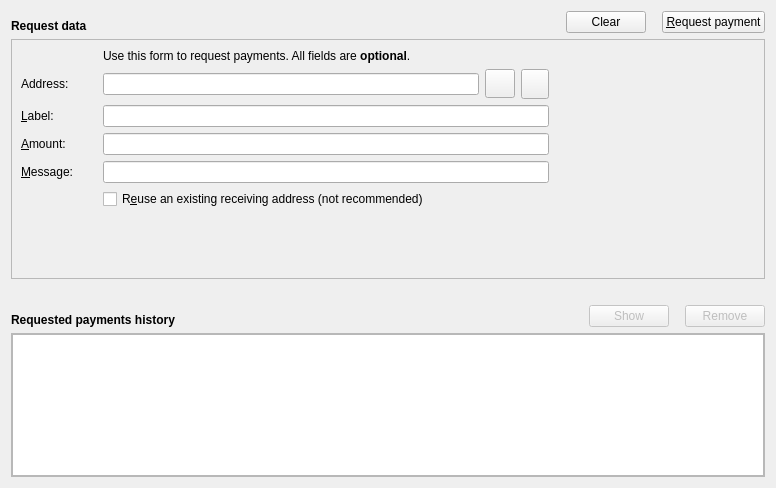
<?xml version="1.0" encoding="UTF-8"?>
<ui version="4.0">
 <class>ReceiveCoinsDialog</class>
 <widget class="QWidget" name="ReceiveCoinsDialog">
  <property name="geometry">
   <rect>
    <x>0</x>
    <y>0</y>
    <width>776</width>
    <height>488</height>
   </rect>
  </property>
  <layout class="QVBoxLayout" name="verticalLayout">
   <item>
    <layout class="QHBoxLayout" name="horizontalLayout">
     <item>
      <widget class="QLabel" name="label_7">
       <property name="font">
        <font>
         <weight>75</weight>
         <bold>true</bold>
        </font>
       </property>
       <property name="text">
        <string>Request data</string>
       </property>
       <property name="alignment">
        <set>Qt::AlignBottom|Qt::AlignLeading|Qt::AlignLeft</set>
       </property>
      </widget>
     </item>
     <item>
      <spacer name="horizontalSpacer_6">
       <property name="orientation">
        <enum>Qt::Horizontal</enum>
       </property>
       <property name="sizeType">
        <enum>QSizePolicy::Expanding</enum>
       </property>
       <property name="sizeHint" stdset="0">
        <size>
         <width>70</width>
         <height>20</height>
        </size>
       </property>
      </spacer>
     </item>
     <item>
      <widget class="QPushButton" name="clearButton">
       <property name="sizePolicy">
        <sizepolicy hsizetype="Minimum" vsizetype="Fixed">
         <horstretch>0</horstretch>
         <verstretch>0</verstretch>
        </sizepolicy>
       </property>
       <property name="toolTip">
        <string>Clear all fields of the form.</string>
       </property>
       <property name="text">
        <string>Clear</string>
       </property>
       <property name="icon">
        <iconset resource="../bitcoin.qrc">
         <normaloff>:/icons/remove</normaloff>:/icons/remove</iconset>
       </property>
       <property name="autoDefault">
        <bool>false</bool>
       </property>
      </widget>
     </item>
     <item>
      <spacer name="horizontalSpacer_5">
       <property name="orientation">
        <enum>Qt::Horizontal</enum>
       </property>
       <property name="sizeType">
        <enum>QSizePolicy::Fixed</enum>
       </property>
       <property name="sizeHint" stdset="0">
        <size>
         <width>10</width>
         <height>20</height>
        </size>
       </property>
      </spacer>
     </item>
     <item>
      <widget class="QPushButton" name="receiveButton">
       <property name="text">
        <string>&amp;Request payment</string>
       </property>
       <property name="icon">
        <iconset resource="../bitcoin.qrc">
         <normaloff>:/icons/request_payment</normaloff>:/icons/request_payment</iconset>
       </property>
      </widget>
     </item>
    </layout>
   </item>
   <item>
    <widget class="QFrame" name="frameRequest">
     <property name="sizePolicy">
      <sizepolicy hsizetype="Preferred" vsizetype="Fixed">
       <horstretch>0</horstretch>
       <verstretch>0</verstretch>
      </sizepolicy>
     </property>
     <property name="frameShape">
      <enum>QFrame::StyledPanel</enum>
     </property>
     <property name="frameShadow">
      <enum>QFrame::Sunken</enum>
     </property>
     <layout class="QHBoxLayout" name="horizontalLayout_4">
      <item>
       <layout class="QGridLayout" name="gridLayout">
        <property name="horizontalSpacing">
         <number>15</number>
        </property>
        <item row="4" column="0">
         <widget class="QLabel" name="label_2">
          <property name="toolTip">
           <string>An optional label to associate with the new receiving address.</string>
          </property>
          <property name="text">
           <string>&amp;Label:</string>
          </property>
          <property name="buddy">
           <cstring>reqLabel</cstring>
          </property>
         </widget>
        </item>
        <item row="6" column="0">
         <widget class="QLabel" name="label_3">
          <property name="toolTip">
           <string>An optional message to attach to the payment request, which will be displayed when the request is opened. Note: The message will not be sent with the payment over the Qbe network.</string>
          </property>
          <property name="text">
           <string>&amp;Message:</string>
          </property>
          <property name="buddy">
           <cstring>reqMessage</cstring>
          </property>
         </widget>
        </item>
        <item row="3" column="2">
         <layout class="QHBoxLayout" name="horizontalLayout_3">
          <property name="spacing">
           <number>6</number>
          </property>
          <item>
           <widget class="QLineEdit" name="leAddress"/>
          </item>
          <item>
           <widget class="QToolButton" name="copyAddressButton">
            <property name="text">
             <string/>
            </property>
            <property name="iconSize">
             <size>
              <width>22</width>
              <height>22</height>
             </size>
            </property>
           </widget>
          </item>
          <item>
           <widget class="QToolButton" name="refreshButton">
            <property name="minimumSize">
             <size>
              <width>28</width>
              <height>30</height>
             </size>
            </property>
            <property name="maximumSize">
             <size>
              <width>20</width>
              <height>30</height>
             </size>
            </property>
            <property name="text">
             <string/>
            </property>
           </widget>
          </item>
         </layout>
        </item>
        <item row="6" column="2">
         <widget class="QLineEdit" name="reqMessage">
          <property name="toolTip">
           <string>An optional message to attach to the payment request, which will be displayed when the request is opened. Note: The message will not be sent with the payment over the Qbe network.</string>
          </property>
         </widget>
        </item>
        <item row="2" column="2">
         <widget class="QLabel" name="label_5">
          <property name="text">
           <string>Use this form to request payments. All fields are &lt;b&gt;optional&lt;/b&gt;.</string>
          </property>
         </widget>
        </item>
        <item row="7" column="2">
         <widget class="QCheckBox" name="reuseAddress">
          <property name="toolTip">
           <string>Reuse one of the previously used receiving addresses. Reusing addresses has security and privacy issues. Do not use this unless re-generating a payment request made before.</string>
          </property>
          <property name="text">
           <string>R&amp;euse an existing receiving address (not recommended)</string>
          </property>
         </widget>
        </item>
        <item row="4" column="2">
         <widget class="QLineEdit" name="reqLabel">
          <property name="toolTip">
           <string>An optional label to associate with the new receiving address.</string>
          </property>
         </widget>
        </item>
        <item row="7" column="0">
         <widget class="QLabel" name="label_4">
          <property name="text">
           <string/>
          </property>
         </widget>
        </item>
        <item row="5" column="0">
         <widget class="QLabel" name="label">
          <property name="toolTip">
           <string>An optional amount to request. Leave this empty or zero to not request a specific amount.</string>
          </property>
          <property name="text">
           <string>&amp;Amount:</string>
          </property>
          <property name="buddy">
           <cstring>reqAmount</cstring>
          </property>
         </widget>
        </item>
        <item row="3" column="0">
         <widget class="QLabel" name="label_8">
          <property name="text">
           <string>Address:</string>
          </property>
         </widget>
        </item>
        <item row="5" column="2">
         <widget class="BitcoinAmountField" name="reqAmount">
          <property name="minimumSize">
           <size>
            <width>80</width>
            <height>0</height>
           </size>
          </property>
          <property name="toolTip">
           <string>An optional amount to request. Leave this empty or zero to not request a specific amount.</string>
          </property>
         </widget>
        </item>
        <item row="8" column="0" colspan="3">
         <spacer name="verticalSpacer">
          <property name="orientation">
           <enum>Qt::Vertical</enum>
          </property>
          <property name="sizeHint" stdset="0">
           <size>
            <width>20</width>
            <height>0</height>
           </size>
          </property>
         </spacer>
        </item>
       </layout>
      </item>
      <item>
       <widget class="QRImageWidget" name="lblQRCode">
        <property name="minimumSize">
         <size>
          <width>200</width>
          <height>220</height>
         </size>
        </property>
        <property name="maximumSize">
         <size>
          <width>200</width>
          <height>220</height>
         </size>
        </property>
        <property name="text">
         <string/>
        </property>
        <property name="alignment">
         <set>Qt::AlignCenter</set>
        </property>
        <property name="wordWrap">
         <bool>true</bool>
        </property>
       </widget>
      </item>
     </layout>
    </widget>
   </item>
   <item>
    <spacer name="verticalSpacer_2">
     <property name="orientation">
      <enum>Qt::Vertical</enum>
     </property>
     <property name="sizeType">
      <enum>QSizePolicy::Fixed</enum>
     </property>
     <property name="sizeHint" stdset="0">
      <size>
       <width>10</width>
       <height>20</height>
      </size>
     </property>
    </spacer>
   </item>
   <item>
    <layout class="QHBoxLayout" name="horizontalLayout_2">
     <item>
      <widget class="QLabel" name="label_6">
       <property name="font">
        <font>
         <weight>75</weight>
         <bold>true</bold>
        </font>
       </property>
       <property name="text">
        <string>Requested payments history</string>
       </property>
       <property name="alignment">
        <set>Qt::AlignBottom|Qt::AlignLeading|Qt::AlignLeft</set>
       </property>
      </widget>
     </item>
     <item>
      <spacer name="horizontalSpacer_3">
       <property name="orientation">
        <enum>Qt::Horizontal</enum>
       </property>
       <property name="sizeType">
        <enum>QSizePolicy::Expanding</enum>
       </property>
       <property name="sizeHint" stdset="0">
        <size>
         <width>70</width>
         <height>20</height>
        </size>
       </property>
      </spacer>
     </item>
     <item>
      <widget class="QPushButton" name="showRequestButton">
       <property name="enabled">
        <bool>false</bool>
       </property>
       <property name="toolTip">
        <string>Show the selected request (does the same as double clicking an entry)</string>
       </property>
       <property name="text">
        <string>Show</string>
       </property>
       <property name="icon">
        <iconset resource="../bitcoin.qrc">
         <normaloff>:/icons/show</normaloff>:/icons/show</iconset>
       </property>
       <property name="iconSize">
        <size>
         <width>22</width>
         <height>16</height>
        </size>
       </property>
       <property name="autoDefault">
        <bool>false</bool>
       </property>
      </widget>
     </item>
     <item>
      <spacer name="horizontalSpacer_4">
       <property name="orientation">
        <enum>Qt::Horizontal</enum>
       </property>
       <property name="sizeType">
        <enum>QSizePolicy::Fixed</enum>
       </property>
       <property name="sizeHint" stdset="0">
        <size>
         <width>10</width>
         <height>20</height>
        </size>
       </property>
      </spacer>
     </item>
     <item>
      <widget class="QPushButton" name="removeRequestButton">
       <property name="enabled">
        <bool>false</bool>
       </property>
       <property name="toolTip">
        <string>Remove the selected entries from the list</string>
       </property>
       <property name="text">
        <string>Remove</string>
       </property>
       <property name="icon">
        <iconset resource="../bitcoin.qrc">
         <normaloff>:/icons/remove</normaloff>:/icons/remove</iconset>
       </property>
       <property name="autoDefault">
        <bool>false</bool>
       </property>
      </widget>
     </item>
    </layout>
   </item>
   <item>
    <widget class="QFrame" name="frame">
     <property name="sizePolicy">
      <sizepolicy hsizetype="Preferred" vsizetype="Expanding">
       <horstretch>0</horstretch>
       <verstretch>0</verstretch>
      </sizepolicy>
     </property>
     <property name="frameShape">
      <enum>QFrame::StyledPanel</enum>
     </property>
     <property name="frameShadow">
      <enum>QFrame::Raised</enum>
     </property>
     <layout class="QVBoxLayout" name="verticalLayout_2">
      <property name="spacing">
       <number>0</number>
      </property>
      <property name="leftMargin">
       <number>0</number>
      </property>
      <property name="topMargin">
       <number>0</number>
      </property>
      <property name="rightMargin">
       <number>0</number>
      </property>
      <property name="bottomMargin">
       <number>0</number>
      </property>
      <item>
       <widget class="QTableView" name="recentRequestsView">
        <property name="contextMenuPolicy">
         <enum>Qt::CustomContextMenu</enum>
        </property>
        <property name="tabKeyNavigation">
         <bool>false</bool>
        </property>
        <property name="sortingEnabled">
         <bool>true</bool>
        </property>
       </widget>
      </item>
     </layout>
    </widget>
   </item>
  </layout>
 </widget>
 <customwidgets>
  <customwidget>
   <class>BitcoinAmountField</class>
   <extends>QLineEdit</extends>
   <header>bitcoinamountfield.h</header>
   <container>1</container>
  </customwidget>
  <customwidget>
   <class>QRImageWidget</class>
   <extends>QLabel</extends>
   <header>receiverequestdialog.h</header>
  </customwidget>
 </customwidgets>
 <tabstops>
  <tabstop>recentRequestsView</tabstop>
  <tabstop>showRequestButton</tabstop>
  <tabstop>removeRequestButton</tabstop>
 </tabstops>
 <resources>
  <include location="../bitcoin.qrc"/>
 </resources>
 <connections/>
</ui>
